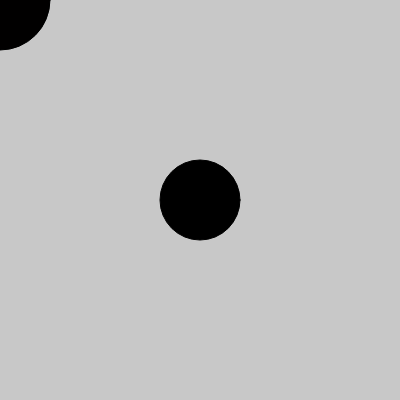
Frame 1 (no input)
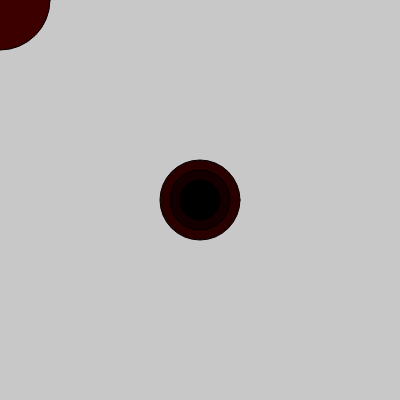
Frame 60 (no input)
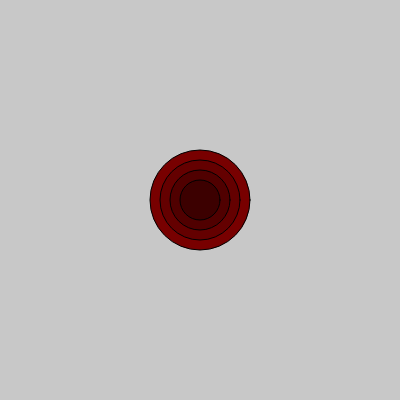
Frame 120 (the mouse pressed at the canvas centre since frame 60)

The p5.js sketch that drew these frames (run headless with seeded random() and noise() and a simulated clock; from frame 60 on, the mouse is pressed at the canvas centre):

// p5.js sketch
// ── sketch.js


function setup() {
  createCanvas(400, 400);
}
var xPos = 200;
var yPos = 200;


function draw() {
  background(200);

  var redColor = frameCount;
  var sizeOfCircle = 100;

  fill(redColor, 0, 0);
  ellipse(mouseX, mouseY, sizeOfCircle, sizeOfCircle);

  redColor -= 20;
  sizeOfCircle = sizeOfCircle - 20;
  fill(redColor, 0, 0);
  ellipse(xPos, yPos, sizeOfCircle, sizeOfCircle);

  redColor -= 20;
  sizeOfCircle = sizeOfCircle - 20;
  fill(redColor, 0, 0);
  ellipse(xPos, yPos, sizeOfCircle, sizeOfCircle);

  redColor -= 20;
  sizeOfCircle = sizeOfCircle - 20;
  fill(redColor, 0, 0);
  ellipse(xPos, yPos, sizeOfCircle, sizeOfCircle);

}
